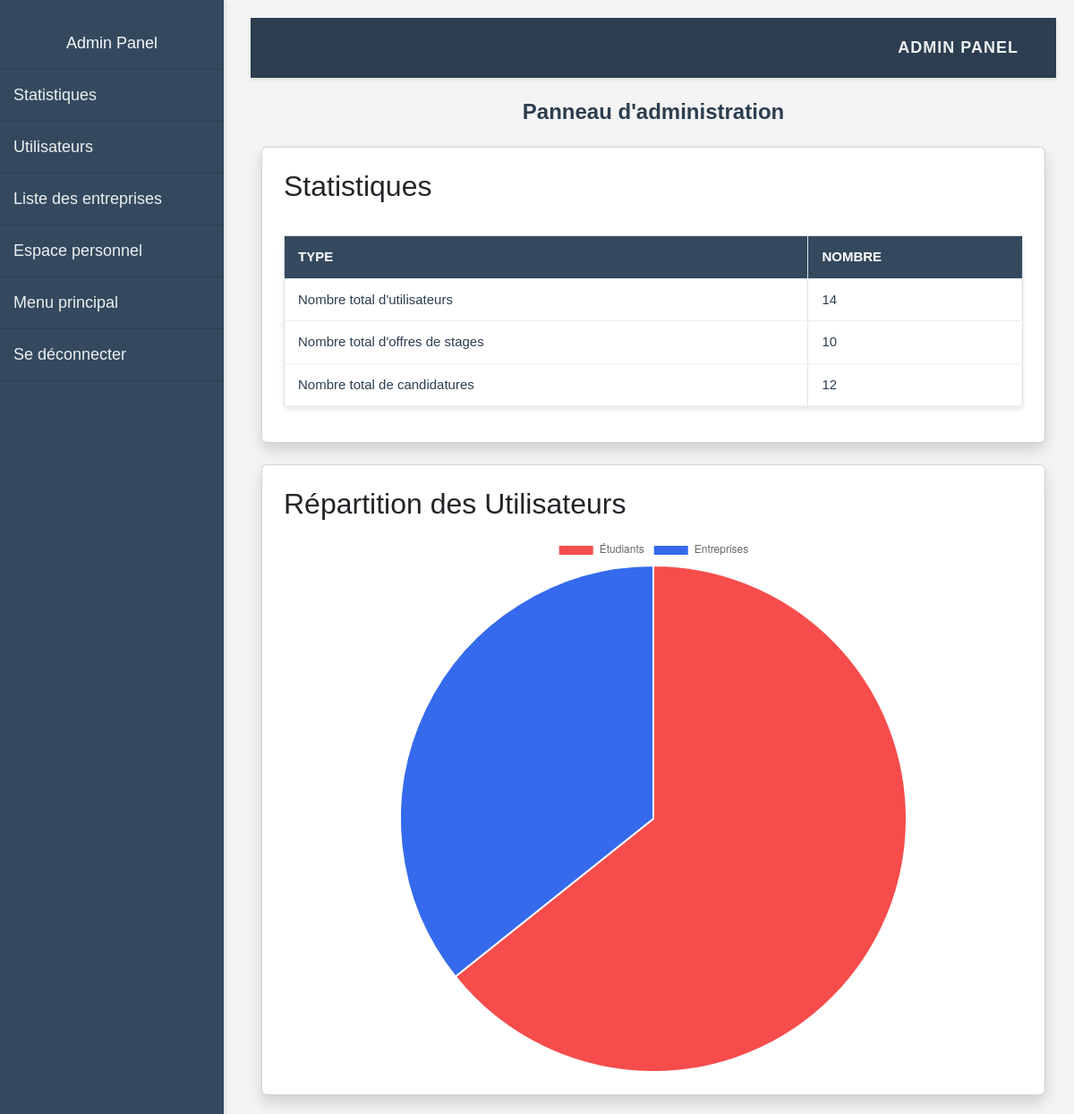
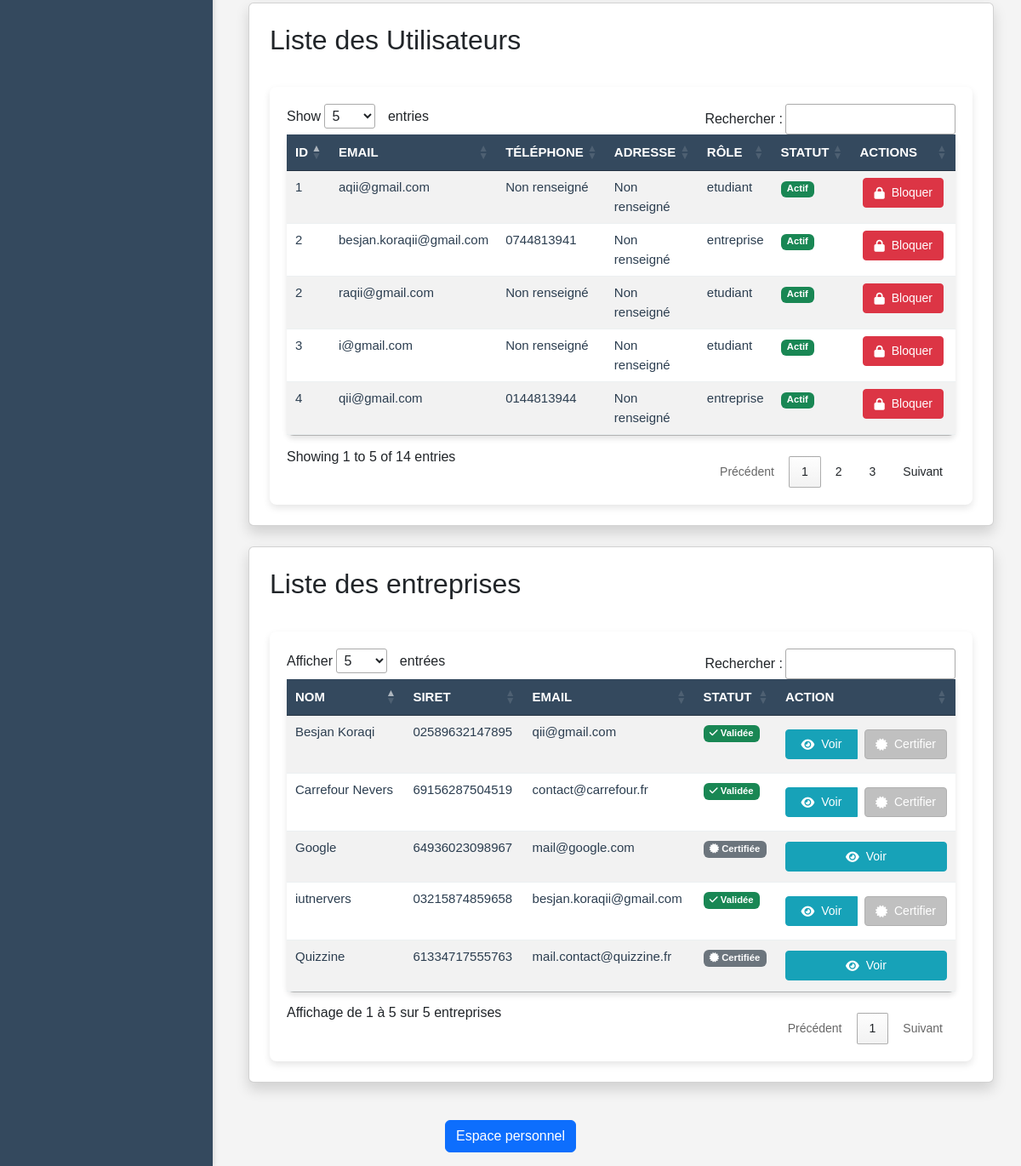
The page /app/views/panels/admin_panel.php (signed in) on the database its author committed (2 pictures, top to bottom).
### tables this page shows
CREATE TABLE `entreprises` (
  `id` int(11) NOT NULL,
  `siret` varchar(14) NOT NULL,
  `nom` varchar(100) NOT NULL,
  `adresse` varchar(255) DEFAULT NULL,
  `ville` varchar(100) DEFAULT NULL,
  `code_postal` varchar(10) DEFAULT NULL,
  `pays` varchar(100) DEFAULT NULL,
  `telephone` varchar(20) DEFAULT NULL,
  `site_web` varchar(255) DEFAULT NULL,
  `lieu` varchar(255) DEFAULT NULL,
  `tva_intracommunautaire` varchar(50) DEFAULT NULL,
  `secteur_activite` varchar(100) DEFAULT NULL,
  `description` text,
  `adresse_facturation` varchar(255) DEFAULT NULL,
  `logo` varchar(255) DEFAULT NULL,
  `nom_contact` varchar(100) DEFAULT NULL,
  `username` varchar(100) NOT NULL,
  `email` varchar(255) NOT NULL,
  `password` varchar(255) NOT NULL,
  `role` enum('etudiant','entreprise','admin') NOT NULL DEFAULT 'entreprise',
  `date_creation` timestamp NOT NULL DEFAULT CURRENT_TIMESTAMP,
  `icone` varchar(255) DEFAULT NULL,
  `valide` tinyint(1) DEFAULT '0',
  `certification` tinyint(1) DEFAULT '0',
  `theme_color` varchar(7) DEFAULT '#3498db',
  `bloque` tinyint(1) DEFAULT '0'
);

### app/views/panels/admin_panel.php (the view, shortened to what this page needs)
<?php
require_once $_SERVER['DOCUMENT_ROOT'] . '/Gestion_Stage/app/config/database.php';
$total_users = $pdo->query("SELECT (SELECT COUNT(*) FROM etudiants) + (SELECT COUNT(*) FROM entreprises)")->fetchColumn();
$total_internships = $pdo->query("SELECT COUNT(*) FROM offres_stages")->fetchColumn();
$total_applications = $pdo->query("SELECT COUNT(*) FROM candidatures")->fetchColumn();
$total_students = $pdo->query("SELECT COUNT(*) FROM etudiants")->fetchColumn();
$total_companies = $pdo->query("SELECT COUNT(*) FROM entreprises")->fetchColumn();
$users = $pdo->query("
    SELECT id, email, telephone, adresse, 'etudiant' as role, bloque FROM etudiants
    UNION ALL
    SELECT id, email, telephone, adresse, 'entreprise' as role, bloque FROM entreprises
    ORDER BY id DESC
")->fetchAll(PDO::FETCH_ASSOC);
$stmt = $pdo->prepare("SELECT * FROM entreprises ORDER BY nom ASC");
$stmt->execute();
$entreprises = $stmt->fetchAll();
?>
<!DOCTYPE html>
<html lang="fr">
<head>
    <link rel="stylesheet" href="https://cdn.jsdelivr.net/npm/bootstrap@5.3.0/dist/css/bootstrap.min.css">
    <link rel="stylesheet" href="https://cdnjs.cloudflare.com/ajax/libs/font-awesome/6.5.1/css/all.min.css">
    <link rel="stylesheet" href="/Gestion_Stage/public/assets/css/style_admin.css">
    <link rel="stylesheet" href="https://cdn.datatables.net/1.11.5/css/jquery.dataTables.min.css">
</head>
<body>
    <div class="sidebar" id="sidebar">
        <a href="#" class="navbar-brand text-center text-light">Admin Panel</a>
        <a href="#statistiques">Statistiques</a>
        <a href="#utilisateurs">Utilisateurs</a>
        <a href="#entreprises">Liste des entreprises</a>
        <a href="/Gestion_Stage/app/views/home.php">Espace personnel</a>
        <a href="/Gestion_Stage/index.php">Menu principal</a>
        <a href="/Gestion_Stage/app/views/auth/logout.php">Se déconnecter</a>
    </div>
    <div class="main-content">
        <nav class="navbar navbar-expand-lg navbar-custom">
            <div class="container-fluid">
                <div class="collapse navbar-collapse" id="navbarNav">
                    <ul class="navbar-nav ms-auto">
                        <li class="nav-item">
                            <a class="nav-link" href="#">Admin Panel</a>
                        </li>
                    </ul>
                </div>
            </div>
        </nav>
        <div class="container mt-4">
            <h1 class="text-center mb-4">Panneau d'administration</h1>
            <div class="card p-4 shadow mt-4" id="statistiques">
                <h2 class="mb-3">Statistiques</h2>
                <table class="table table-bordered">
                    <thead>
                        <tr>
                            <th>Type</th>
                            <th>Nombre</th>
                        </tr>
                    </thead>
                    <tbody>
                        <tr>
                            <td>Nombre total d'utilisateurs</td>
                            <td><?php echo $total_users; ?></td>
                        </tr>
                        <tr>
                            <td>Nombre total d'offres de stages</td>
                            <td><?php echo $total_internships; ?></td>
                        </tr>
                        <tr>
                            <td>Nombre total de candidatures</td>
                            <td><?php echo $total_applications; ?></td>
                        </tr>
                    </tbody>
                </table>
            </div>
            <div class="card p-4 mt-4 shadow">
                <h2 class="mb-3">Répartition des Utilisateurs</h2>
                <canvas id="userChart"></canvas>
            </div>
            <div class="card p-4 shadow mt-4" id="utilisateurs">
                <h2 class="mb-3">Liste des Utilisateurs</h2>
                <div class="table-container">
                    <table id="usersTable" class="table table-striped">
                        <thead>
                            <tr>
                                <th>ID</th>
                                <th>Email</th>
                                <th>Téléphone</th>
                                <th>Adresse</th>
                                <th>Rôle</th>
                                <th>Statut</th>
                                <th>Actions</th>
                            </tr>
                        </thead>
                        <tbody>
                            <?php foreach ($users as $user) : ?>
                                <tr>
                                    <td><?= htmlspecialchars($user['id']) ?></td>
                                    <td><?= htmlspecialchars($user['email']) ?></td>
                                    <td><?= htmlspecialchars($user['telephone'] ?? 'Non renseigné') ?></td>
                                    <td><?= htmlspecialchars($user['adresse'] ?? 'Non renseigné') ?></td>
                                    <td><?= htmlspecialchars($user['role']) ?></td>
                                    <td>
                                        <?php if ($user['bloque']): ?>
                                            <span class="badge bg-danger">Bloqué</span>
                                        <?php else: ?>
                                            <span class="badge bg-success">Actif</span>
                                        <?php endif; ?>
                                    </td>
                                    <td>
                                        <form method="POST" action="/Gestion_Stage/app/actions/toggle_user_block.php" class="d-inline">
                                            <button type="submit" class="btn btn-<?= $user['bloque'] ? 'success' : 'danger' ?> btn-sm">
                                                <i class="fas <?= $user['bloque'] ? 'fa-unlock' : 'fa-lock' ?>"></i>
                                                <?= $user['bloque'] ? 'Débloquer' : 'Bloquer' ?>
                                            </button>
                                        </form>
                                    </td>
                                </tr>
                            <?php endforeach; ?>
                        </tbody>
                    </table>
                </div>
            </div>
            <div class="card p-4 shadow mt-4" id="entreprises">
                <h2 class="mb-3">Liste des entreprises</h2>
                <?php if (!empty($entreprises)): ?>
                    <div class="table-container">
                        <table id="entreprisesTable" class="table table-striped">
                            <thead>
                                <tr>
                                    <th>Nom</th>
                                    <th>SIRET</th>
                                    <th>Email</th>
                                    <th>Statut</th>
                                    <th>Action</th>
                                </tr>
                            </thead>
                            <tbody>
                                <?php foreach ($entreprises as $entreprise): ?>
                                    <tr>
                                        <td><?= htmlspecialchars($entreprise['nom']) ?></td>
                                        <td><?= htmlspecialchars($entreprise['siret']) ?></td>
                                        <td><?= htmlspecialchars($entreprise['email']) ?></td>
                                        <td>
                                            <?php if ($entreprise['certification']): ?>
                                                <span class="badge bg-secondary"><i class="fas fa-certificate"></i> Certifiée</span>
                                            <?php elseif ($entreprise['valide']): ?>
                                                <span class="badge bg-success"><i class="fas fa-check"></i> Validée</span>
                                            <?php else: ?>
                                                <span class="badge bg-warning"><i class="fas fa-clock"></i> En attente</span>
                                            <?php endif; ?>
                                        </td>
                                        <td>
                                            <div class="btn-group">
                                                <a href="/Gestion_Stage/app/views/company_profile.php?id=<?= $entreprise['id'] ?>"
                                                   class="btn btn-info btn-sm">
                                                    <i class="fas fa-eye"></i> Voir
                                                </a>
                                                <?php if ($entreprise['valide'] && !$entreprise['certification']): ?>
                                                    <form method="POST" action="/Gestion_Stage/app/actions/certify_company.php" class="d-inline">
                                                        <button type="submit" class="btn btn-secondary btn-sm">
                                                            <i class="fas fa-certificate"></i> Certifier
                                                        </button>
                                                    </form>
                                                <?php endif; ?>
                                            </div>
                                        </td>
                                    </tr>
                                <?php endforeach; ?>
                            </tbody>
                        </table>
                    </div>
                <?php else: ?>
                    <p>Aucune entreprise créée</p>
                <?php endif; ?>
            </div>
        </div>
    </div>
    <p class="text-center mt-4">
        <a href="/Gestion_Stage/app/views/home.php" class="btn btn-primary">Espace personnel</a>
    </p>
    <script>
        function toggleSidebar() {
            document.getElementById('sidebar').classList.toggle('open');
        }
        const ctx = document.getElementById('userChart').getContext('2d');
        new Chart(ctx, {
            type: 'pie',
            data: {
                labels: ['Étudiants', 'Entreprises'],
                datasets: [{
                    data: [<?php echo $total_students; ?>, <?php echo $total_companies; ?>],
                    backgroundColor: ['#F64C4C', '#366AED']
                }]
            }
        });
    </script>
</body>
</html>

### public/assets/css/style_admin.css (style rules this page uses)
body { background-color: #f4f4f4; font-family: 'Arial', sans-serif; margin: 0; padding: 0; }
.navbar-custom { background-color: #2c3e50; padding: 10px 15px; box-shadow: 0 2px 5px rgba(0, 0, 0, 0.1); }
.navbar-custom .navbar-brand, .navbar-custom .navbar-nav .nav-link { color: #ecf0f1; font-size: 18px; text-transform: uppercase; font-weight: 600; letter-spacing: 1px; }
.navbar-custom .navbar-nav .nav-link { padding: 10px 15px; }
.sidebar { position: fixed; top: 0; left: 0; height: 100%; width: 250px; background-color: #34495e; padding-top: 20px; transition: all 0.3s ease; box-shadow: 2px 0 5px rgba(0, 0, 0, 0.1); }
.sidebar a { padding: 15px; text-decoration: none; font-size: 18px; color: #ecf0f1; display: block; transition: 0.3s; border-bottom: 1px solid #2c3e50; }
.main-content { margin-left: 260px; padding: 20px; transition: margin-left 0.3s ease; }
.main-content h1 { font-size: 24px; font-weight: 600; color: #2c3e50; }
.table-container { margin-top: 20px; background-color: #fff; padding: 20px; border-radius: 8px; box-shadow: 0 4px 8px rgba(0, 0, 0, 0.1); }
.table { width: 100%; border-collapse: collapse; border-radius: 8px; margin-top: 20px; box-shadow: 0 4px 6px rgba(0, 0, 0, 0.1); }
.table th, .table td { padding: 12px 15px; text-align: left; font-size: 15px; color: #2c3e50; border-bottom: 1px solid #ecf0f1; }
.table th { background-color: #34495e; color: #ffffff; font-weight: bold; text-transform: uppercase; }
.table tbody tr { background-color: #ffffff; }
.table tbody tr:nth-child(even) { background-color: #f9f9f9; }
#userChart { max-width: 100%; max-height: 600px; }
.btn-group { display: flex; gap: 0.5rem; align-items: center; flex-wrap: wrap; }
.btn-group .btn, .btn-group form { margin: 0.25rem 0; }
.btn-sm { padding: 0.375rem 0.75rem; font-size: 0.875rem; min-width: 80px; display: inline-flex; align-items: center; justify-content: center; gap: 0.5rem; }
.btn-info { background-color: #17a2b8; border-color: #17a2b8; color: white; }
.btn-secondary { background-color: #c0c0c0; border-color: #b0b0b0; color: white; }
.d-inline { display: inline-block; margin: 0 0.25rem; }

### rows shown on the page
entreprises: nom "Besjan Koraqi", siret "02589632147895", email "qii@gmail.com", certification 0 (drawn)
entreprises: nom "Carrefour Nevers", siret "69156287504519", email "contact@carrefour.fr", certification 0 (drawn)
entreprises: nom "Google", siret "64936023098967", email "mail@google.com", certification 1 (drawn)
entreprises: nom "iutnervers", siret "03215874859658", email "besjan.koraqii@gmail.com", certification 0 (drawn)
entreprises: nom "Quizzine", siret "61334717555763", email "mail.contact@quizzine.fr", certification 1 (drawn)

### other values the page prints
$total_users "14"
$total_internships "10"
$total_applications "12"
$user['id'] "4"
$user['email'] "qii@gmail.com"
$user['telephone'] "0144813944"
$user['adresse'] "Non renseigné"
$user['role'] "entreprise"
$user['id'] "3"
$user['email'] "i@gmail.com"
$user['telephone'] "Non renseigné"
$user['role'] "etudiant"
$user['id'] "2"
$user['email'] "besjan.koraqii@gmail.com"
$user['telephone'] "0744813941"
